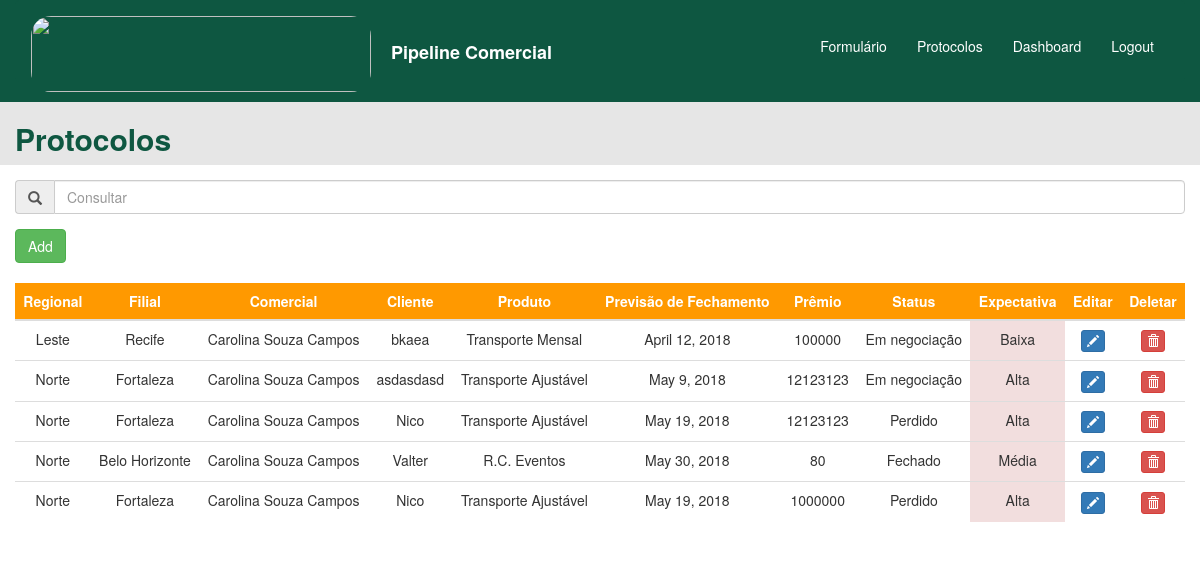
Page /protocolos/ on the earlier database version.
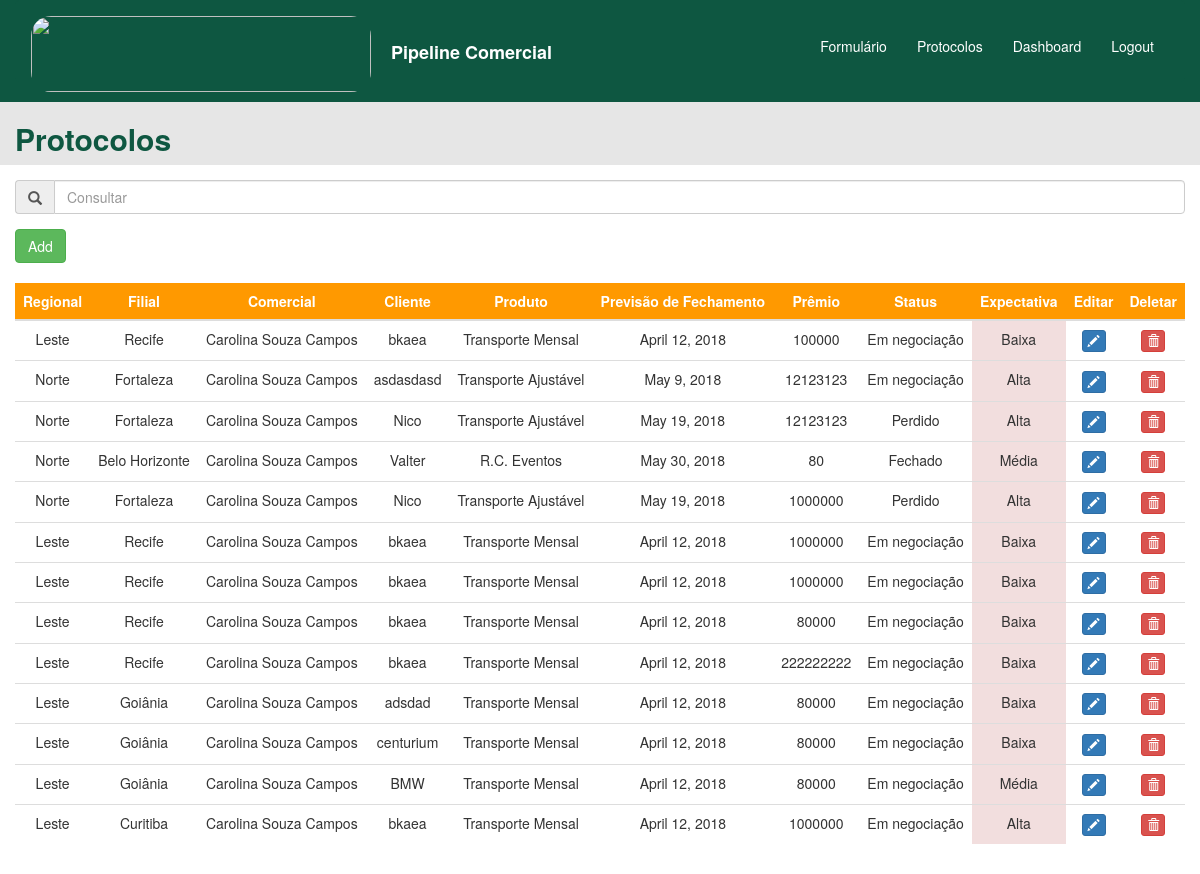
Same page on the later database version.
### home/models.py (models this page shows)
class Protocolos(models.Model):
    regional = models.ForeignKey(Regional, on_delete=models.CASCADE)
    filial = models.ForeignKey(Filial, on_delete=models.CASCADE)
    comercial = models.ForeignKey(Comercial, on_delete=models.CASCADE)
    corretor = models.CharField(max_length=250)
    primeira_cotacao = models.BooleanField()
    produto = models.ForeignKey(Produto, on_delete=models.CASCADE)
    cliente = models.CharField(max_length=250)
    premio = models.IntegerField()
    ultima_alteracao = models.DateField(auto_now=True)
    recebimento = models.DateField()
    vencimento = models.DateField()
    fechamento = models.DateField()
    tipo_de_seguro = models.ForeignKey(TipodeSeguro, on_delete=models.CASCADE)
    expectativa = models.ForeignKey(Expectativa, on_delete=models.CASCADE)
    status = models.ForeignKey(Status, on_delete=models.CASCADE)
    subscritor = models.CharField(max_length=250)
    motivo_perda = models.ForeignKey(MotivoPerda, on_delete=models.CASCADE, null=True, blank=True)
    congenere = models.ForeignKey(Congenere, on_delete=models.CASCADE, null=True, blank=True)
    comentario_perda = models.CharField(max_length=250, null=True, blank=True)
    historico_1 = models.CharField(max_length=4000, null=True, blank=True)
    historico_2 = models.CharField(max_length=4000, null=True, blank=True)
    historico_3 = models.CharField(max_length=4000, null=True, blank=True)
    historico_4 = models.CharField(max_length=4000, null=True, blank=True)
    historico_5 = models.CharField(max_length=4000, null=True, blank=True)
    historico_6 = models.CharField(max_length=4000, null=True, blank=True)
    historico_7 = models.CharField(max_length=4000, null=True, blank=True)
    historico_8 = models.CharField(max_length=4000, null=True, blank=True)
    historico_9 = models.CharField(max_length=4000, null=True, blank=True)
    historico_10 = models.CharField(max_length=4000, null=True, blank=True)

class Regional(models.Model):
    regional = models.CharField(max_length=200)
    def __str__(self):
        return self.regional

class Filial(models.Model):
    filial = models.CharField(max_length=200)
    def __str__(self):
        return self.filial

class Comercial(models.Model):
    comercial = models.CharField(max_length=200)
    def __str__(self):
        return self.comercial

class Produto(models.Model):
    produto = models.CharField(max_length=200)
    def __str__(self):
        return self.produto

class Status(models.Model):
    status = models.CharField(max_length=200)
    def __str__(self):
        return self.status

class Expectativa(models.Model):
    expectativa = models.CharField(max_length=200)
    def __str__(self):
        return self.expectativa

### protocolos/views.py (the view)
# urls.py: url(r'^protocolos/', include('protocolos.urls'), name='protocolos'),
def protocolos(request):
    protocolos = Protocolos.objects.all()
    print(protocolos)
    return render(request, 'protocolos/protocolos_base.html', {'protocolos': protocolos})

### templates/protocolos/protocolos_base.html (shortened to what this page needs)
<!DOCTYPE html>
    <html lang="pt">
        {% block content %}
        <head>
            <link rel="stylesheet" href="https://maxcdn.bootstrapcdn.com/bootstrap/3.3.7/css/bootstrap.css">
            <link rel="stylesheet" href="https://cdnjs.cloudflare.com/ajax/libs/bootstrap-datepicker/1.4.1/css/bootstrap-datepicker3.css"/>
        </head>
        <body>
            <div class="container-fluid" style="background-color: #0e5741">
                <nav class="navbar navbar-default" style="background-color: #0e5741;border-color: #0e5741;">
                    <div class="container-fluid">
                        {% load static %}
                        <a class="navbar-brand" href="{% url 'home' %}" style="text-decoration: none"><img src="https://www.berkley.com.br/Institucional/img/logo.png" style="display: inline-block;border-radius: 20px" alt="" width="340" height="76"><strong style="color: #ffffff"><p style="display: inline-block; margin-left:20px">Pipeline Comercial</p></strong></a>
                        <div id="navbar" class="navbar-collapse collapse" aria-expanded="false" style="border-width: 0px";>
                            <ul class="nav navbar-nav navbar-right" style="padding-top: 10px">
                                <li class="active">
                                    <a href="{% url 'home' %}" style="background-color: #0e5741"><p style="padding-top: 10px; color: #ffffff">Formulário</p></a>
                                <li class="active">
                                    <a href="{% url 'protocolos' %}" style="background-color: #0e5741"><p style="padding-top: 10px; color: #ffffff">Protocolos</p></a>
                                <li class="active">
                                    <a href="{% url 'dashboard' %}" style="background-color: #0e5741"><p style="padding-top: 10px; color: #ffffff">Dashboard</p></a>
                                <li class="active">
                                    <a href="{% url 'logout' %}" style="background-color: #0e5741"><p style="padding-top: 10px; color: #ffffff">Logout</p></a>
                                </li>
                                </li>
                            </ul>
                        </div>
                    </div>
                </nav>
                    {% include 'protocolos/includes/protocolos_include.html' %}
            </div>
        </body>
        {% endblock %}
    </html>

### templates/protocolos/includes/protocolos_include.html (shortened to what the changed rows need)
{% block content %}
    <div class="row" style="background-color: #e6e6e6">
    <h2 class="display-1" style="color: #0e5741; padding-left: 15px"> <strong>Protocolos</strong> </h2>
    </div>
        <div class="row">
            <div class="col-sm-12" style="padding-top: 5px; padding-bottom: 10px;background-color: #ffffff">
                <form method="post" action="/protocolos/delete/">
                <table id="full-table" class="table table-hover" style="background-color: #ffffff;">
                    <thead class="thead-dark" style="background-color: #ff9900;">
                        <tr>
                        <th onclick="sortTable(0)" class="text-center" style="color: #ffffff" scope="col">Regional<img style="width: 20px; height: 20px; display: none" src="#"></th>
                        <th onclick="sortTable(1)" class="text-center" style="color: #ffffff" scope="col">Filial<img style="width: 20px; height: 20px; display: none" src="#"></th>
                        <th onclick="sortTable(2)" class="text-center" style="color: #ffffff" scope="col">Comercial<img style="width: 20px; height: 20px; display: none" src="#"></th>
                        <th onclick="sortTable(3)" class="text-center" style="color: #ffffff" scope="col">Cliente<img style="width: 20px; height: 20px; display: none" src="#"></th>
                        <th onclick="sortTable(4)" class="text-center" style="color: #ffffff" scope="col">Produto<img style="width: 20px; height: 20px; display: none" src="#"></th>
                        <th onclick="sortTable(5)" class="text-center" style="color: #ffffff" scope="col">Previsão de Fechamento<img style="width: 20px; height: 20px; display: none" src="#"></th>
                        <th onclick="sortTable(6)" class="text-center" style="color: #ffffff" scope="col">Prêmio<img style="width: 20px; height: 20px; display: none" src="#"></th>
                        <th onclick="sortTable(7)" class="text-center" style="color: #ffffff" scope="col">Status<img style="width: 20px; height: 20px; display: none" src="#"></th>
                        <th onclick="sortTable(8)" class="text-center" style="color: #ffffff" scope="col">Expectativa<img style="width: 20px; height: 20px; display: none" src="#"></th>
                        <th class="text-center" style="color: #ffffff" scope="col">Editar</th>
                        <th class="text-center" style="color: #ffffff" scope="col">Deletar</th>
                        </tr>
                    </thead>
                    <tbody id="tabela">
                        {% for protocolo in protocolos %}
                        <tr class="clickable-row" name="table-row" onclick="window.location='/home/{{ protocolo.id }}'">
                            <td style="text-align: center">{{ protocolo.regional }}</td>
                            <td style="text-align: center">{{ protocolo.filial }}</td>
                            <td style="text-align: center">{{ protocolo.comercial }}</td>
                            <td style="text-align: center">{{ protocolo.cliente }}</td>
                            <td style="text-align: center">{{ protocolo.produto }}</td>
                            <td style="text-align: center">{{ protocolo.fechamento }}</td>
                            <td style="text-align: center" id="premio" name="premio">{{ protocolo.premio }}</td>
                            <td style="text-align: center">{{ protocolo.status }}</td>
                            <td style="text-align: center" class="danger" name="expectativa">{{ protocolo.expectativa }}</td>
                            <td style="text-align: center"><button type="button" class="btn btn-primary btn-xs" data-title="Edit" data-toggle="modal" data-target="#edit" ><span class="glyphicon glyphicon-pencil"></span></button></td>
                            <td style="text-align: center"><button name="delete" class="btn btn-danger btn-xs" value="{{ protocolo.id }}" data-title="Delete" data-toggle="modal" data-target="#delete" ><span class="glyphicon glyphicon-trash"></span></button></td>
                        </tr>
                        {% endfor %}
                    </tbody>
                </table>
            </form>
            </div>
        </div>
{% endblock %}

Differences in the rows shown:
added Protocolos: regional "Leste", filial "Recife", comercial "Carolina Souza Campos", cliente "bkaea", produto "Transporte Mensal", fechamento "April 12, 2018", premio "1000000", status "Em negociação", expectativa "Baixa", {{ protocolo.id }} 9 (drawn)
added Protocolos: regional "Leste", filial "Recife", comercial "Carolina Souza Campos", cliente "bkaea", produto "Transporte Mensal", fechamento "April 12, 2018", premio "1000000", status "Em negociação", expectativa "Baixa", {{ protocolo.id }} 10 (drawn)
added Protocolos: regional "Leste", filial "Recife", comercial "Carolina Souza Campos", cliente "bkaea", produto "Transporte Mensal", fechamento "April 12, 2018", premio "80000", status "Em negociação", expectativa "Baixa", {{ protocolo.id }} 11 (drawn)
added Protocolos: regional "Leste", filial "Recife", comercial "Carolina Souza Campos", cliente "bkaea", produto "Transporte Mensal", fechamento "April 12, 2018", premio "222222222", status "Em negociação", expectativa "Baixa", {{ protocolo.id }} 12 (drawn)
added Protocolos: regional "Leste", filial "Goiânia", comercial "Carolina Souza Campos", cliente "adsdad", produto "Transporte Mensal", fechamento "April 12, 2018", premio "80000", status "Em negociação", expectativa "Baixa", {{ protocolo.id }} 13 (drawn)
added Protocolos: regional "Leste", filial "Goiânia", comercial "Carolina Souza Campos", cliente "centurium", produto "Transporte Mensal", fechamento "April 12, 2018", premio "80000", status "Em negociação", expectativa "Baixa", {{ protocolo.id }} 14 (drawn)
added Protocolos: regional "Leste", filial "Goiânia", comercial "Carolina Souza Campos", cliente "BMW", produto "Transporte Mensal", fechamento "April 12, 2018", premio "80000", status "Em negociação", expectativa "Média", {{ protocolo.id }} 15 (drawn)
added Protocolos: regional "Leste", filial "Curitiba", comercial "Carolina Souza Campos", cliente "bkaea", produto "Transporte Mensal", fechamento "April 12, 2018", premio "1000000", status "Em negociação", expectativa "Alta", {{ protocolo.id }} 16 (drawn)
